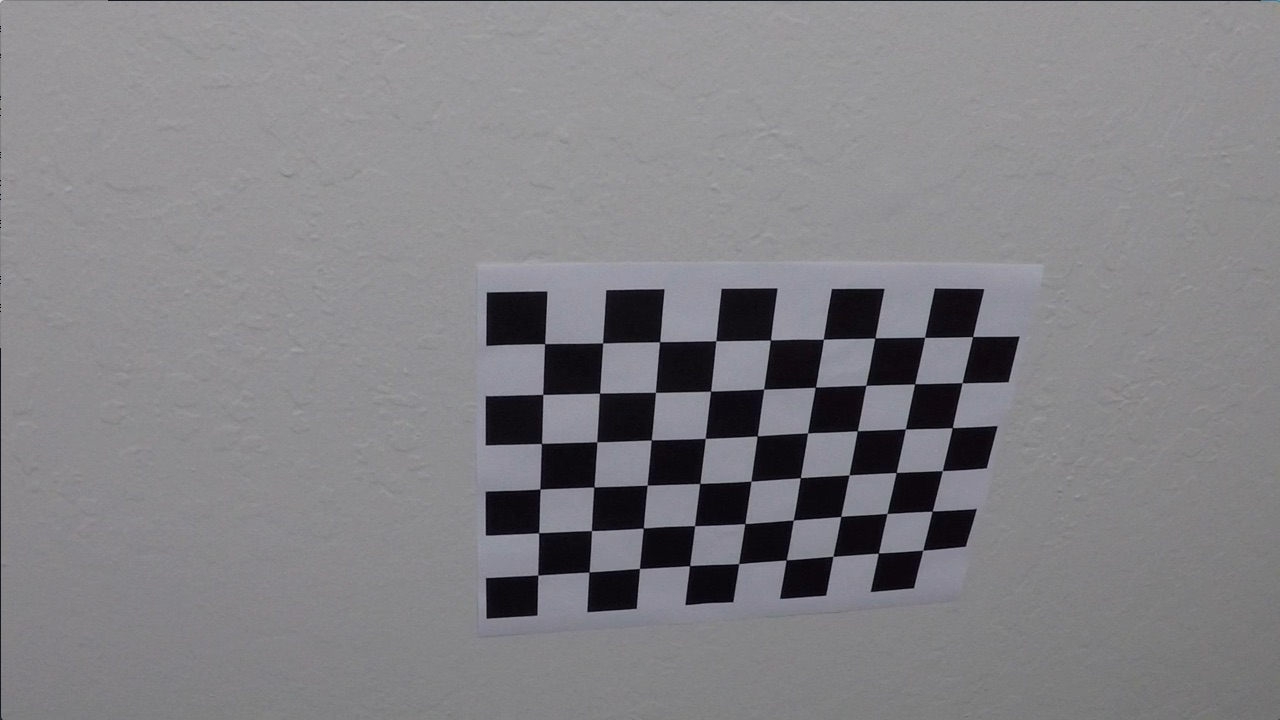
#> input picture camera_cal/calibration10.jpg, 1280 x 720 px; its folder holds only this picture in this run
$ jupyter execute --allow-errors P2v2.ipynb   (shell and % lines are left out)   (older library calls are emulated)
#> lines starting #> are read from the running program, lines starting #| are printed output that depends on the picture; after the words box and inside, x2 and y2 are one past the last pixel; in counts of white or black regions, pixels touching at a corner belong together
### helper.py
import numpy as np
import matplotlib.image as mpimg
import matplotlib.pyplot as plt
import cv2


def points_extraction(images, nx, ny):
    """
    perform the extraction of object points and image points
    :param images: list of images
    :param nx: the number of inside corners in x
    :param ny: the number of inside corners in y
    :return: object points, image points and retvalues
    """
#> called with nx = 9, ny = 6

    # Arrays to store object points and image points from all the images.
    objpoints = []  # 3d points in real world space
    imgpoints = []  # 2d points in image plane.
    retlist = []

    # prepare object points, like (0,0,0), (1,0,0), (2,0,0) ....,(6,5,0)
    objp = np.zeros((ny * nx, 3), np.float32)
    objp[:, :2] = np.mgrid[0:nx, 0:ny].T.reshape(-1, 2)

    for idx, fname in enumerate(images):
        img = cv2.imread(fname)
#> img is the input picture: shape (720, 1280, 3); mean B, G, R 133.1, 129.4, 130.2
        gray = cv2.cvtColor(img, cv2.COLOR_BGR2GRAY)

        # Find the chessboard corners
        ret, corners = cv2.findChessboardCorners(gray, (nx, ny), None)
#> ret = True; corners = 54 rows, first 8: [545.3, 343.1], [602.7, 342.8], [660.1, 341.3], [715.8, 340.7], [770.6, 340], [823.5, 339.2], [874.3, 338.5], [925.1, 337.4]

        retlist.append(ret)

        # If found, add object points, image points
        if ret == True:
            objpoints.append(objp)
            imgpoints.append(corners)

    #         # Draw and display the corners
    #         cv2.drawChessboardCorners(img, (8, 6), corners, ret)
    #         # write_name = 'corners_found'+str(idx)+'.jpg'
    #         # cv2.imwrite(write_name, img)
    #         cv2.imshow('img', img)
    #         cv2.waitKey(500)
    #
    # cv2.destroyAllWindows()
    return objpoints, imgpoints, retlist


# Define a function that takes an image, number of x and y points,
# camera matrix and distortion coefficients
# [33 lines left out: function corners_unwarp, not called in this run]


# Define a function that applies Sobel x or y,
# then takes an absolute value and applies a threshold.
# Note: calling your function with orient='x', thresh_min=5, thresh_max=100
# should produce output like the example image shown above this quiz.
def abs_sobel_thresh(img, is_gray=True, orient='x', sobel_kernel=3, sob_thresh=(0, 255)):
    # Apply the following steps to img
    # 1) Convert to grayscale

    gray = np.copy(img)
    if is_gray == False:
        gray = cv2.cvtColor(img, cv2.COLOR_BGR2GRAY)
    # 2) Take the derivative in x or y given orient = 'x' or 'y'
    if (orient == 'x'):
        sobel = cv2.Sobel(gray, cv2.CV_64F, 1, 0, ksize=sobel_kernel)
    elif (orient == 'y'):
        sobel = cv2.Sobel(gray, cv2.CV_64F, 0, 1, ksize=sobel_kernel)
    # 3) Take the absolute value of the derivative or gradient
    abs_sobel = np.absolute(sobel)
    # 4) Scale to 8-bit (0 - 255) then convert to type = np.uint8
    scaled_sobel = np.uint8(255 * abs_sobel / np.max(abs_sobel))
    # 5) Create a mask of 1's where the scaled gradient magnitude
    # is > thresh_min and < thresh_max
    binary_output = np.zeros_like(scaled_sobel)
    binary_output[(scaled_sobel >= sob_thresh[0]) & (scaled_sobel <= sob_thresh[1])] = 1
    # 6) Return this mask as your binary_output image
    # binary_output = np.copy(img) # Remove this line
    return binary_output


# Define a function that applies Sobel x and y,
# then computes the magnitude of the gradient
# and applies a threshold
# [472 lines left out: functions mag_thresh, dir_threshold, hls_select, hist, find_lane_pixels, fit_polynomial and 8 more, not called in this run]

### lane.py
from line import Line
from config import Config
import numpy as np


class Lane:

    def __init__(self):

        # the number of current frame
        self.frame_number = 0

        # distance in meters of vehicle center from the line
        self.line_base_pos = None

        self.num_fail = Config.NUM_FAIL

        self.slope_diff = None

        self.slope_arctan_diff = None

        self.left_line = Line()

        self.right_line = Line()

    # [40 lines left out: functions get_line_base_pos, is_almost_parallel, sanity_check, lane_info, not called in this run]

    def print_frame_lane_info(self):
        return "Left line radius {0:.2f} | Right line radius {1:.2f} | Car center position {2:.2f}".format(
            self.left_line.radius_of_curvature, self.right_line.radius_of_curvature, self.line_base_pos)

### line.py
import numpy as np
from config import Config


# Define a class to receive the characteristics of each line detection
class Line:

    def __init__(self):

        # was the line detected in the last iteration?
        self.detected = False

        # x values of the last n fits of the line
        self.recent_xfitted = None

        # average x values of the fitted line over the last n iterations
        self.bestx = None

        # polynomial coefficients of the last n fits of the line
        self.recent_fitted = None

        # polynomial coefficients averaged over the last n iterations
        self.best_fit = None

        # polynomial coefficients for the most recent fit
        self.current_fit = [np.array([False])]

        self.current_xfit = [np.array([False])]

        # radius of curvature of the line in some units
        self.radius_of_curvature = None

        # difference in fit coefficients between last and new fits
        # self.diffs = np.array([0,0,0], dtype='float')

        # x values for detected line pixels
        self.allx = None

        # y values for detected line pixels
        self.ally = None

        self.slope = None

        self.slope_arctan = None

    def _update_radius_of_curvature(self):
        fit_cr = np.polyfit(self.ally * Config.YM_PER_PIX, self.allx * Config.XM_PER_PIX, 2)
        self.radius_of_curvature = ((1 + (2 * fit_cr[0] * Config.Y_EVAL * Config.YM_PER_PIX + fit_cr[1]) ** 2) ** 1.5) / np.absolute(2 * fit_cr[0])

    # [40 lines left out: functions _update_xfit, _update_fit, _update_slopes, not called in this run]

    def line_info(self):
        return "radius_of_curvature: {} | slope: {} | current_fit: {}".format(self.radius_of_curvature, self.slope, self.current_fit)

    def refresh_line(self):
        self.recent_xfitted = None
        self.recent_fitted = None

    def line_check(self):
        pass

    # [8 lines left out: function update_current, not called in this run]

    def update_line_fit(self):
        self._update_xfit()
        self._update_fit()
        # self._update_radius_of_curvature(y_eval)

### P2v2.ipynb
[cell 1]
import numpy as np
import cv2
import glob
import matplotlib.pyplot as plt

[cell 2]
from helper import points_extraction, corners_unwarp, abs_sobel_thresh, mag_thresh, dir_threshold, hls_select
from helper import hist, find_lane_pixels, fit_polynomial, fit_poly, search_around_poly, measure_curvature_pixels
from helper import measure_curvature_real, region_of_interest

[cell 3]
import lane_line_helper as llh

[cell 4]
from line import Line
from lane import Lane
from config import Config

# Camera Calibration and Distortion Correction Steps

[cell 5]
# make list of calibration images
images = glob.glob('camera_cal/calibration*.jpg')

(objpoints, imgpoints, retlist) = points_extraction(images, nx=9, ny=6)
#> objpoints = 1 item; imgpoints = 1 item; retlist = [True]

[cell 6]
img = cv2.imread('camera_cal/calibration1.jpg')
#> (the rest of this cell did not finish here and is left out)

[cell 7]
# h_thresh=(19, 90), sx_thresh=(15, 110), r_thresh=(215, 255)

def color_gradient_pipline(img, h_thresh=(19, 90), sx_thresh=(15, 110), r_thresh=(225, 255)):
    img = np.copy(img)

#     undist = cv2.undistort(img, mtx, dist, None, mtx)

#     img = np.copy(undist)

    # Convert to HLS color space and separate the V channel
    hls = cv2.cvtColor(img, cv2.COLOR_BGR2HLS)

    h_channel = hls[:,:,0]
    #l_channel = hls[:,:,1]
    # s_channel = hls[:,:,2]

    # h_thresh = (19, 90)
    h_binary_output = np.zeros_like(h_channel)
    h_binary_output[(h_channel > h_thresh[0]) & (h_channel <= h_thresh[1])] = 1

    # R threshold
    R = img[:,:,2]
    # r_thresh = (215, 255)
    r_binary = np.zeros_like(R)
    r_binary[(R > r_thresh[0]) & (R <= r_thresh[1])] = 1

    # Sobel x
    # sx_thresh = (15, 110)
    r_sx_binary = abs_sobel_thresh(R, orient='x', sobel_kernel=5, sob_thresh=sx_thresh)


    # Combine the two binary thresholds
    combined_binary = np.zeros_like(h_binary_output)
    combined_binary[(h_binary_output == 1) | (r_sx_binary == 1) | (r_binary == 1)] = 1

    return combined_binary, h_binary_output, r_binary, r_sx_binary

[cell 8]
def show_color_gradient_pipline(img):
    combined_binary, h_binary_output, r_binary, r_sx_binary = color_gradient_pipline(image)

    f, (ax1, ax2) = plt.subplots(1, 2, figsize=(24, 9))
    f.tight_layout()

    ax1.imshow(h_binary_output, cmap='gray')
    ax1.set_title('h_binary_output', fontsize=40)

    ax2.imshow(r_binary, cmap='gray')
    ax2.set_title('r_binary', fontsize=40)
    plt.subplots_adjust(left=0., right=1, top=0.9, bottom=0.)

    f, (ax1, ax2) = plt.subplots(1, 2, figsize=(24, 9))
    f.tight_layout()

    ax1.imshow(r_sx_binary, cmap='gray')
    ax1.set_title('r_sx_binary', fontsize=40)

    ax2.imshow(combined_binary, cmap='gray')
    ax2.set_title('combined_binary', fontsize=40)
    plt.subplots_adjust(left=0., right=1, top=0.9, bottom=0.)

[cell 9]
image = cv2.imread('test_images/test1.jpg')
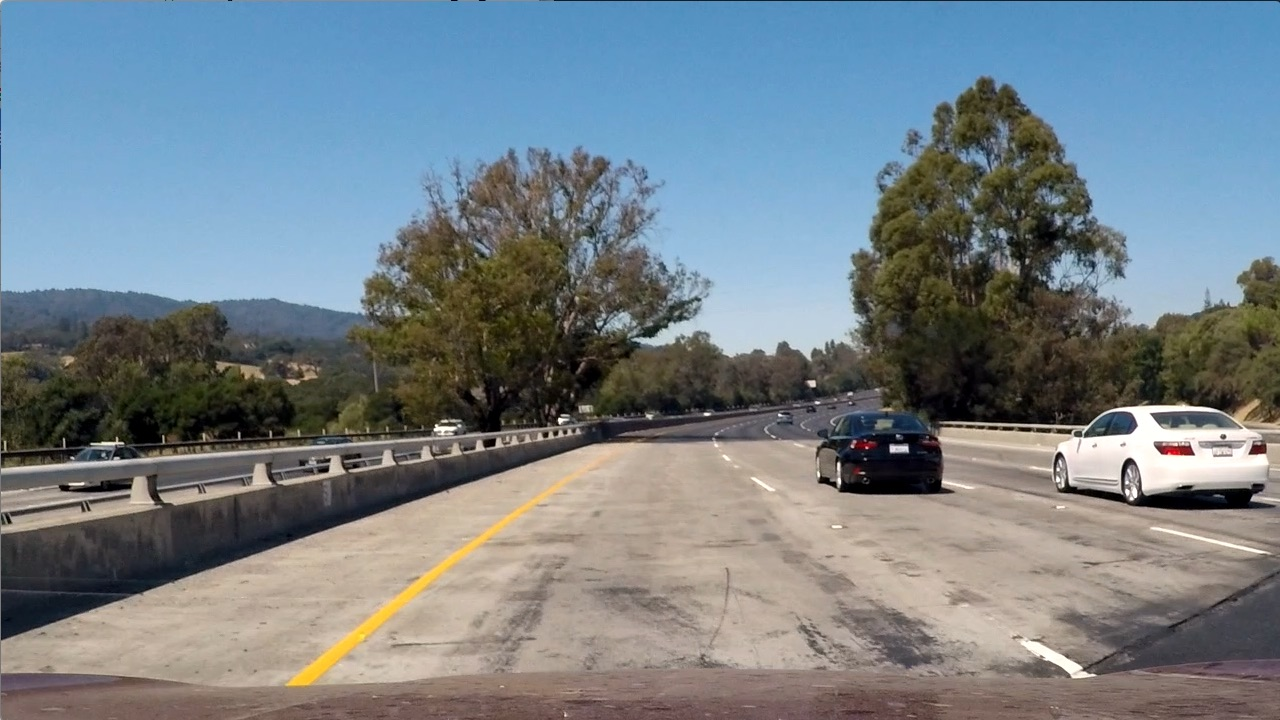
#> input picture test_images/test1.jpg, 1280 x 720 px
#> image is the input picture: shape (720, 1280, 3); mean B, G, R 135.5, 128.7, 117.5

show_color_gradient_pipline(image)
#> in color_gradient_pipline, `hls = cv2.cvtColor(img, cv2.COLOR_BGR2HLS)`: hls: shape (720, 1280, 3); mean of channels 0, 1, 2 60.2, 126.7, 74.4
#> in color_gradient_pipline, `r_sx_binary = abs_sobel_thresh(R, orient='x', sobel_kernel=5, sob_thre..`: r_sx_binary: shape (720, 1280); values 0 (black) and 1 (white), 10.9% white in thin lines or dots
#> in show_color_gradient_pipline, `combined_binary, h_binary_output, r_binary, r_sx_binary = color_gradie..`: combined_binary: shape (720, 1280); values 0 (black) and 1 (white), 23.6% white; 2154 white regions (1903 under 20 px), largest, box (x1, y1, x2, y2) and area: (0, 146, 802, 480) 92710, (795, 75, 1280, 508) 86472, (283, 456, 606, 688) 4623
#> in show_color_gradient_pipline, `combined_binary, h_binary_output, r_binary, r_sx_binary = color_gradie..`: h_binary_output: shape (720, 1280); values 0 (black) and 1 (white), 16.6% white; 597 white regions (513 under 20 px), largest, box (x1, y1, x2, y2) and area: (0, 175, 800, 480) 72837, (795, 79, 1087, 431) 43992, (1058, 260, 1280, 472) 21582
#> in show_color_gradient_pipline, `combined_binary, h_binary_output, r_binary, r_sx_binary = color_gradie..`: r_binary: shape (720, 1280); values 0 (black) and 1 (white), 1.5% white; 103 white regions (87 under 20 px), largest, box (x1, y1, x2, y2) and area: (1055, 405, 1269, 490) 7970, (287, 456, 606, 685) 3874, (1019, 638, 1095, 678) 723

[cell 10]
image = cv2.imread('test_images/test2.jpg')
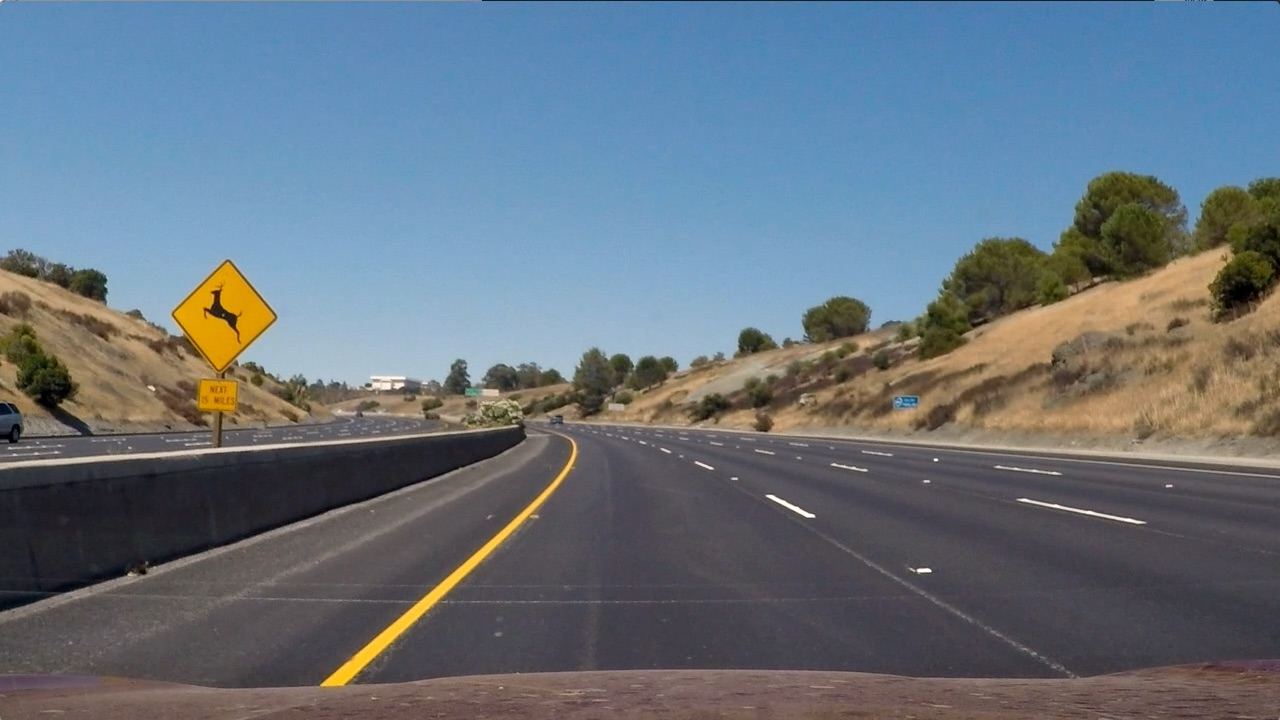
#> input picture test_images/test2.jpg, 1280 x 720 px
#> image is the input picture: shape (720, 1280, 3); mean B, G, R 125.5, 114.6, 102.8

show_color_gradient_pipline(image)
#> in color_gradient_pipline (call 2), `hls = cv2.cvtColor(img, cv2.COLOR_BGR2HLS)`: hls: shape (720, 1280, 3); mean of channels 0, 1, 2 86.2, 113.9, 64.8
#> in color_gradient_pipline (call 2), `r_sx_binary = abs_sobel_thresh(R, orient='x', sobel_kernel=5, sob_thre..`: r_sx_binary: shape (720, 1280); values 0 (black) and 1 (white), 9% white; 2963 white regions (2467 under 20 px), largest, box (x1, y1, x2, y2) and area: (93, 258, 317, 427) 7130, (317, 432, 583, 688) 4272, (1, 290, 84, 436) 2554
#> in show_color_gradient_pipline (call 2), `combined_binary, h_binary_output, r_binary, r_sx_binary = color_gradie..`: combined_binary: shape (720, 1280); values 0 (black) and 1 (white), 13.1% white; 2433 white regions (2100 under 20 px), largest, box (x1, y1, x2, y2) and area: (679, 170, 1280, 435) 42315, (0, 248, 681, 471) 29363, (317, 432, 583, 688) 6614
#> in show_color_gradient_pipline (call 2), `combined_binary, h_binary_output, r_binary, r_sx_binary = color_gradie..`: h_binary_output: shape (720, 1280); values 0 (black) and 1 (white), 6.8% white; 429 white regions (377 under 20 px), largest, box (x1, y1, x2, y2) and area: (873, 171, 1280, 359) 28116, (438, 349, 680, 433) 7784, (169, 260, 356, 413) 7218
#> in show_color_gradient_pipline (call 2), `combined_binary, h_binary_output, r_binary, r_sx_binary = color_gradie..`: r_binary: shape (720, 1280); values 0 (black) and 1 (white), 0.61% white; 80 white regions (70 under 20 px), largest, box (x1, y1, x2, y2) and area: (322, 442, 576, 686) 2762, (177, 267, 241, 357) 1939, (1041, 503, 1142, 523) 166

[cell 11]
image = cv2.imread('test_images/test3.jpg')
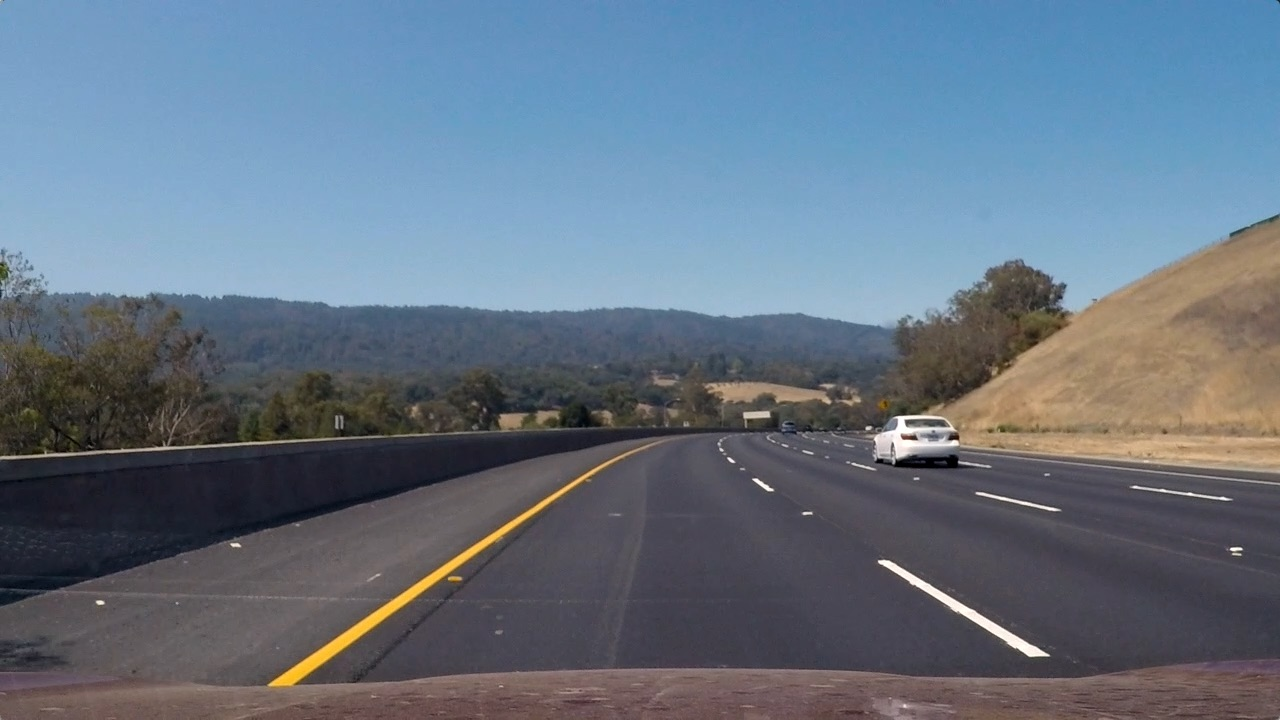
#> input picture test_images/test3.jpg, 1280 x 720 px
#> image is the input picture: shape (720, 1280, 3); mean B, G, R 130.7, 115.3, 101.1

show_color_gradient_pipline(image)
#> in color_gradient_pipline (call 3), `hls = cv2.cvtColor(img, cv2.COLOR_BGR2HLS)`: hls: shape (720, 1280, 3); mean of channels 0, 1, 2 94.8, 115.7, 62.1
#> in color_gradient_pipline (call 3), `r_sx_binary = abs_sobel_thresh(R, orient='x', sobel_kernel=5, sob_thre..`: r_sx_binary: shape (720, 1280); values 0 (black) and 1 (white), 4.9% white in thin lines or dots
#> in show_color_gradient_pipline (call 3), `combined_binary, h_binary_output, r_binary, r_sx_binary = color_gradie..`: combined_binary: shape (720, 1280); values 0 (black) and 1 (white), 8.5% white; 1866 white regions (1673 under 20 px), largest, box (x1, y1, x2, y2) and area: (0, 313, 516, 462) 30302, (862, 265, 1094, 468) 9114, (265, 440, 664, 688) 6721
#> in show_color_gradient_pipline (call 3), `combined_binary, h_binary_output, r_binary, r_sx_binary = color_gradie..`: h_binary_output: shape (720, 1280); values 0 (black) and 1 (white), 4.7% white; 401 white regions (341 under 20 px), largest, box (x1, y1, x2, y2) and area: (0, 333, 192, 461) 12541, (192, 369, 432, 449) 11563, (268, 517, 525, 688) 2947
#> in show_color_gradient_pipline (call 3), `combined_binary, h_binary_output, r_binary, r_sx_binary = color_gradie..`:
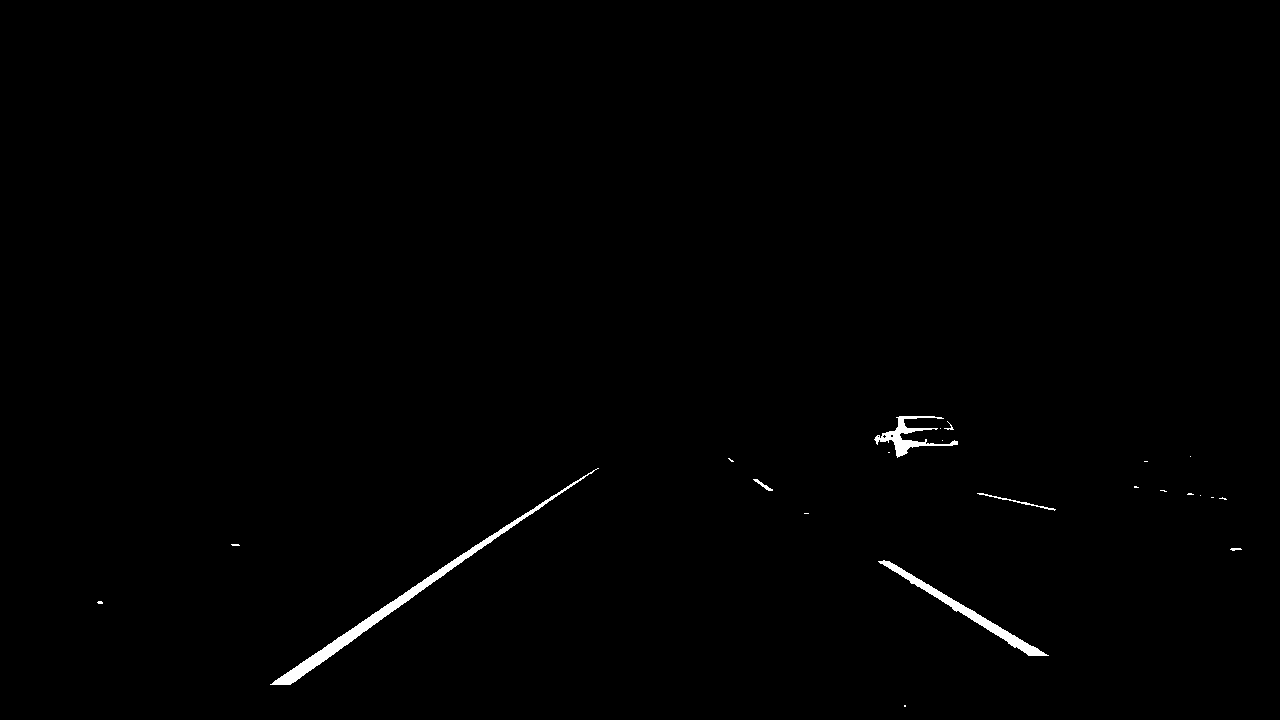
#> r_binary: shape (720, 1280); values 0 (black) and 1 (white), 0.6% white; 23 white regions (16 under 20 px), largest, box (x1, y1, x2, y2) and area: (270, 468, 599, 685) 2744, (878, 560, 1049, 656) 1482, (874, 416, 958, 458) 913

[cell 12]
image = cv2.imread('test_images/test4.jpg')

#> (the rest of this cell did not finish here and is left out)
